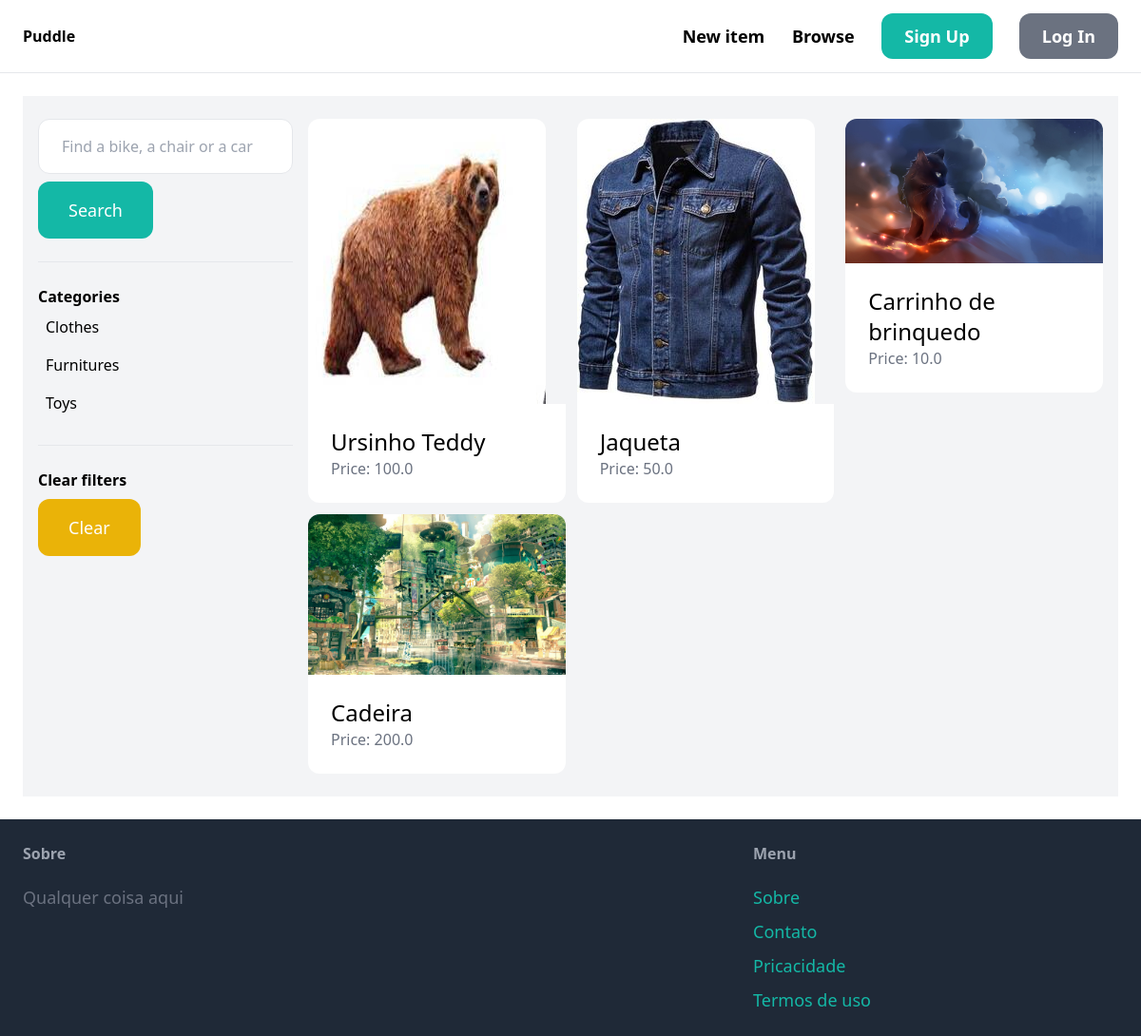
The app's page /items/ with its own data.
### item/models.py (models this page shows, shortened)
class Category(models.Model):
    name = models.CharField(max_length=255)
    class Meta:
        ordering = ("name",)
        verbose_name_plural = "Categories"

class Item(models.Model):
    category = models.ForeignKey(Category,related_name='items', on_delete=models.CASCADE)
    name = models.CharField(max_length=255)
    description = models.TextField(blank=True, null=True)
    price = models.FloatField()
    image = models.ImageField(upload_to='item_images',blank=True,null=True)
    is_sold = models.BooleanField(default=False)
    created_at = models.DateTimeField(auto_now_add=True)
    created_by = models.ForeignKey(User,related_name ='items', on_delete = models.CASCADE)

### item/views.py (the view)
# urls.py: path('',views.items,name='items'),
def items(request):
    query = request.GET.get('query','')
    categories=Category.objects.all()
    items =  Item.objects.filter(is_sold=False)
    category_id = request.GET.get('category',0)
    if category_id:
        items= items.filter(category_id = category_id)
    if query:
        items= items.filter(Q(name__icontains=query) | Q(description__icontains=query))
    return render(request,'item/items.html',{
        'items':items,
        'query':query,
        'categories':categories,
        'category_id':int(category_id),
    })

### item/templates/item/items.html (shortened to what this page needs)
{% extends "core/base.html" %}
{% block content %}
    <div class="py-6 px-4 grid grid-cols-4 gap-4 bg-gray-100 ">
        <div class="col-span-1">
            <form method="get" action="{% url "item:items" %}">
                <input name="query" class='w-full py-4 px-6  border rounded-xl' type="text" value="{{query}}" placeholder="Find a bike, a chair or a car">
                <button class="mt-2 py-4 px-8 text-lg bg-teal-500 text-white rounded-xl">Search</button>
            </form>
            <hr class="my-6">
            <p class="font-semibold">Categories</p>
            <ul>
                {% for category in categories %}
                    <li class="py-2 px-2 rounded-xl {% if category.id == category_id %}bg-gray-200{% endif %}">
                        <a href="{% url "item:items" %}?query={{query}}&category={{category.id}}">{{category.name}}</a>
                    </li>
                {% endfor %}
            </ul>
            <hr class="my-6">
            <p class="font-semibold">Clear filters</p>
            <ul>
                <li><a href="{% url "item:items" %}" class="mt-2 py-4 px-8 inline-block bg-yellow-500 text-lg rounded-xl text-white">Clear</a></li>
            </ul>
        </div>
        <div class="col-span-3">
            <div class="grid grid-cols-3 gap-3">
                {% for item in items %}
                    <div>
                        <a href="{% url "item:detail" item.id %}">
                            <div>
                                <img src="{{item.image.url}}" class="rounded-t-xl">
                            </div>
                            <div class="p-6 bg-white rounded-b-xl">
                                <h2 class="text-2xl">{{item.name}}</h2>
                                <p class="text-gray-500">Price: {{item.price}}</p>
                            </div>
                        </a>
                    </div>
                {% endfor %}
            </div>
        </div>
    </div>
{% endblock content %}

### records on screen
Category: name "Clothes"
Category: name "Furnitures"
Category: name "Toys"
Item: image (picture), name "Ursinho Teddy", price "100.0"
Item: image (picture), name "Jaqueta", price "50.0"
Item: image (picture), name "Carrinho de brinquedo", price "10.0"
Item: image (picture), name "Cadeira", price "200.0"
